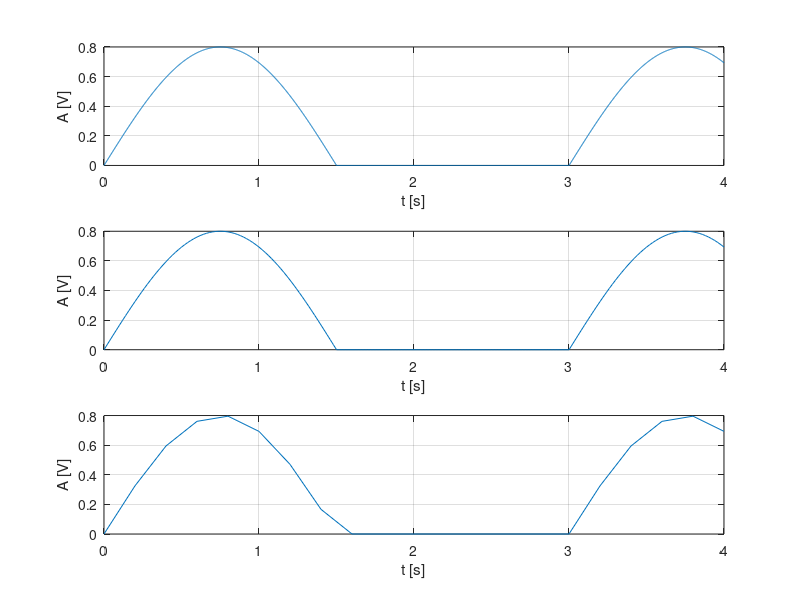

This chart was generated by the following MATLAB code:
%Se va genera un semnal cu rezolutie temporara de 2ms, 20ms
%200ms pentru un semnal continuu de tipul:
%4. Semnal sinusoidal redresat mono alternan??
% Perioada semnalului sinusoidal ini?ial (neredresat) 3 s.
% Amplitudine: 0.8.

%rezolutie temporara de 200 ms
t=0:0.002:4;
f=0.3333;
w=2*pi*f;
s=0.4*(sin(w*t)+abs(sin(w*t)));
subplot(3,1,1)
plot(t,s),grid,xlabel('t [s]'),ylabel('A [V]');

%rezolutie temporara de 20 ms
t=0:0.02:4;
f=0.3333;
w=2*pi*f;
s=0.4*(sin(w*t)+abs(sin(w*t)));
subplot(3,1,2)
plot(t,s),grid,xlabel('t [s]'),ylabel('A [V]');

%rezolutie temporara de 2 ms
t=0:0.2:4;
f=0.3333;
w=2*pi*f;
s=0.4*(sin(w*t)+abs(sin(w*t)));
subplot(3,1,3)
plot(t,s),grid,xlabel('t [s]'),ylabel('A [V]');